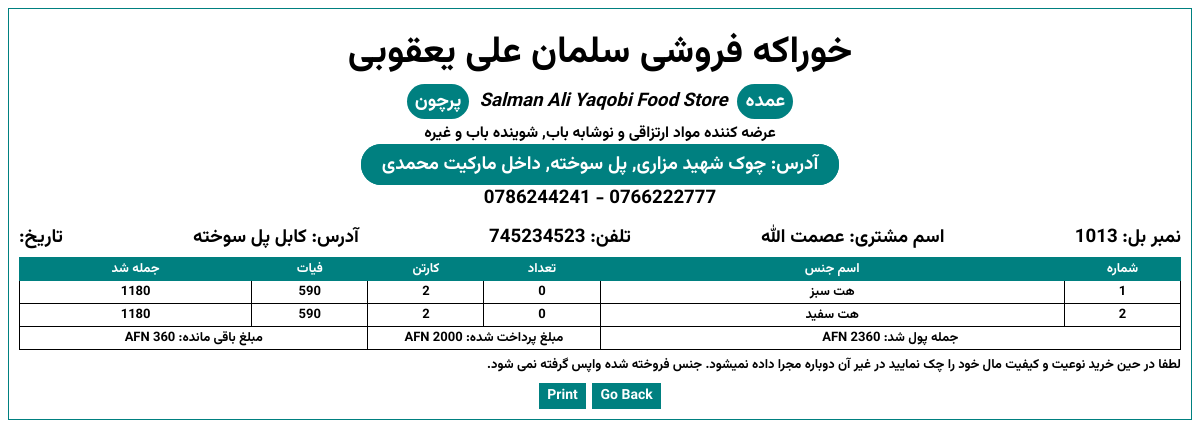
The app's page /sale/invoice/print/1013 with its own data.
### store/models.py (models this page shows, shortened)
class SalesDetails(models.Model):
    user = models.ForeignKey(User, related_name='user',null=True, blank=True, on_delete=models.SET_NULL)
    bill_number = models.CharField(max_length=100, unique=True, editable=False, default="")
    customer = models.ForeignKey(Customer, on_delete=models.CASCADE, related_name="customer")
    total_amount = models.CharField(max_length=200,null=True, blank=True)
    paid_amount = models.CharField(max_length=200,null=True, blank=True, default="0")
    unpaid_amount = models.CharField(max_length=200,null=True, blank=True, default="0")
    created_at = models.DateTimeField(auto_now_add=True)

class Customer(models.Model):
    name = models.CharField(max_length=200, null=True, blank=True)
    phone = models.IntegerField(null=True, blank=True)
    address = models.CharField(max_length=200, null=True, blank=True)

class SalesProducts(models.Model):
    sale_detail = models.ForeignKey(SalesDetails, related_name='sale_detail',on_delete=models.CASCADE)
    product = models.ForeignKey(Products, related_name='produts', null=True,blank=True, on_delete=models.SET_NULL)
    item_price = models.CharField(max_length=200, null=True, blank=True)
    package_price = models.CharField(max_length=200, null=True, blank=True)
    item_qty = models.CharField(max_length=200, null=True, blank=True)
    package_qty = models.CharField(max_length=200, null=True, blank=True)
    total_price = models.CharField(max_length=200, null=True, blank=True)

class Products(models.Model):
    NUMBER_CHOICES = [(i, str(i)) for i in range(1,201)]
    category = models.ForeignKey(Category, on_delete=models.CASCADE)
    code = models.IntegerField(null=True, default=0)
    name = models.CharField(max_length=100)
    package_contain = models.PositiveBigIntegerField(choices=NUMBER_CHOICES)
    package_purchase_price = models.IntegerField(default=0, null=True)
    total_package_price = models.IntegerField(default=0, null=True)
    num_of_packages = models.IntegerField(default=1)
    package_sale_price = models.IntegerField(null=True, default=0)
    item_sale_price = models.IntegerField( null=True ,default=0)
    num_items = models.IntegerField(null=True,default=0)
    stock = models.IntegerField()
    image = models.ImageField(default='default.png', upload_to='item_images')
    description = models.TextField(max_length=200,null=True, blank=True)
    created_at = models.DateTimeField(auto_now_add=True, null=True, blank=True)
    updated_at = models.DateTimeField(auto_now=True, null=True, blank=True)

### store/views.py (the view)
def print_invoice(request, sales_id):
    sales_details = get_object_or_404(SalesDetails, bill_number=sales_id)
    sales_product = SalesProducts.objects.filter(sale_detail=sales_details)
    calculate = sales_product.aggregate(
        total_amount=Sum('total_price')
    )
    context = {
        'sales_details':sales_details,
        'sales_products':sales_product,
        'calculate':calculate
    }
    return render(request, 'partials/_print_invoice.html', context)

### store/context_processors.py (called while the page is built)
def cart_context(request):
    try:
        cart = request.session.get('cart', {})
        print("Cart data:", cart)  # Log the cart data
        json.dumps(cart)  # Validate that cart is JSON serializable
        cart_length = len(cart) if cart else 0
        return {
            "cart_length": cart_length
        }
    except Exception as e:
        print("Context Processor Error:", e)
        return {
            "cart_length": 0  # Return a safe default if an error occurs
        }

### store/templatetags/jalali_tags.py (called while the page is built)
@register.filter
def jalali(datetime_obj):
    if not datetime_obj:
        return ""
    local_dt = localtime(datetime_obj)
    return jdatetime.datetime.fromgregorian(datetime=local_dt).strftime('%Y/%m/%d')

### store/templates/partials/_print_invoice.html (shortened to what this page needs)
{% load jalali_tags %}
{% load i18n %}
{% load static %}
<!DOCTYPE html>
<html lang="en">
<head>
</head>
<body>
    <div class="container">
        <div class="heading">
            <h1>خوراکه فروشی سلمان علی یعقوبی</h1>
            <h4><span class="badge">عمده</span><i>Salman Ali Yaqobi Food Store</i><span class="badge">پرچون</span></h4>
            <h5>عرضه کننده مواد ارتزاقی و نوشابه باب, شوینده باب و غیره</h5>
            <span class="address">آدرس: چوک شهید مزاری, پل سوخته, داخل مارکیت محمدی</span>
            <p>0766222777 - 0786244241</p>
        </div>
        <div class="flex-container">
            <p>نمبر بل: {{sales_details.bill_number}}</p>
            <p>اسم مشتری: {{sales_details.customer.name}}</p>
            <p>تلفن: {{sales_details.customer.phone}}</p>
            <p>آدرس: {{sales_details.customer.address}}</p>
            <p>تاریخ: {{sales_details.created_at|jalali}}</p>
        </div>
        <div>
            <table>
                <thead>
                    <th class="small-cell">شماره</th>
                    <th>اسم جنس</th>
                    <th>تعداد</th>
                    <th>کارتن</th>
                    <th>فیات</th>
                    <th>جمله شد</th>
                </thead>
                <tbody>
                    {% for data in sales_products %}
                    <tr>
                        <td class="small-cell">{{forloop.counter}}</td>
                        <td class="normal-cell">{{data.product.name}}</td>
                        <td class="small-cell">{{data.item_qty}}</td>
                        <td class="small-cell">{{data.package_qty}}</td>
                        <td class="small-cell">{{data.package_price}}</td>
                        <td class="medium-cell">{{data.total_price}}</td>
                    </tr>
                    {% endfor %}
                    <tr>
                        <td colspan="2">جمله پول شد: {{calculate.total_amount}} {% trans 'AFN' %}</td>
                        <td colspan="2">مبلغ پرداخت شده:  {{sales_details.paid_amount}} {% trans 'AFN' %}</td>
                        <td colspan="2">مبلغ باقی مانده:  {{sales_details.unpaid_amount}} {% trans 'AFN' %}</td>
                    </tr>
                </tbody>
            </table>
            <p class="footer-text">
                لطفا در حین خرید نوعیت و کیفیت مال خود را چک نمایید در غیر آن دوباره مجرا داده نمیشود. جنس فروخته شده واپس گرفته نمی شود.
            </p>
        </div>
        <div id="hidden-element">
            <a class="btn" href="#" onclick={window.print()}>{% trans 'Print' %}</a>
            <a class="btn" href="{% url 'home' %}">{% trans 'Go Back' %}</a>
        </div>
    </div>
</body>
</html>

### records on screen
SalesDetails: bill_number "1013", customer.name "عصمت الله", customer.phone "745234523", customer.address "کابل پل سوخته"
SalesProducts: product.name "هت سبز", item_qty "0", package_qty "2", package_price "590", total_price "1180"
SalesProducts: product.name "هت سفید", item_qty "0", package_qty "2", package_price "590", total_price "1180"
